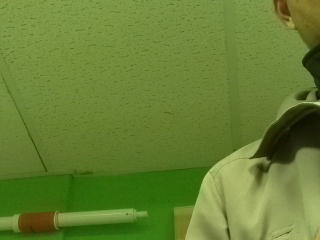
#> input picture camera_shot.jpg, 320 x 240 px
$ python -i opencv.py   (imports and definitions only)   (Python 2 division)
#> lines starting #> are read from the running program, lines starting #| are printed output that depends on the picture
#> further down, picture is the input picture: shape (240, 320, 3); mean B, G, R 51.5, 127.3, 102.7
"""Robot OpenCV and Controller Script

Retrieve camera information from stream
Communicates through sockets with a websocket server
Applies OpenCV algorithms through video stills
OpenCV results through the socket
Receives robot commands from socket

"""

import io
import socket
import struct
import datetime
import time
import sys, getopt
import numpy as np
import cv2
import urllib2

CAMERA_WIDTH = 320
CAMERA_HEIGHT = 240
face_cascade = cv2.CascadeClassifier('cascade_files/lbpcascade_frontalface.xml')
body_cascade = cv2.CascadeClassifier('cascade_files/haarcascade_fullbody.xml')
# [1 line that did not run here, left out]
# [1 line that did not run here, left out]

#general
run_loop = True
server_address = 'http://127.0.0.1'
server_port = 8000
stream = io.BytesIO()
robot_status = {}
user_commands = []
after_image = '';

#command line arguments
try:
    opts, args = getopt.getopt(sys.argv,"hs:p:",["server=","port="])
except getopt.GetoptError:
    print 'improper use of arguments'
    sys.exit(2)
# [9 lines not run here, left out]

# Start a socket listening for connections on 0.0.0.0:8000 (0.0.0.0 means
# all interfaces)
# [1 line that did not run here, left out]
# [2 lines not run here, left out]

# Accept a single connection and make a file-like object out of it
# [1 line that did not run here, left out]

def detect_face(raw_image):
    notFound = True
    robot_status ['General'] = 'No face found'
    after_image = raw_image
    gray = cv2.cvtColor(raw_image,cv2.COLOR_BGR2GRAY)
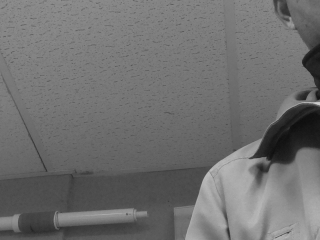
#> gray: shape (240, 320); min 14, max 206, mean 111.2
    faces = face_cascade.detectMultiScale(gray, 1.3, 5)
#> faces = ()
    for (x,y,w,h) in faces:
        if (notFound):
            cv2.rectangle(after_image,(x,y),(x+w,y+h),(255,255,0),2)
            move_command(x, y, w, h)
            notFound = False
        else:
            cv2.rectangle(after_image,(x,y),(x+w,y+h),(255,0,0),2)
#> this loop made 0 passes
#> after the loop, notFound = True

    bodies = body_cascade.detectMultiScale(gray, 1.3, 5)
#> bodies = ()
    for (x,y,w,h) in bodies:
        if (notFound):
            cv2.rectangle(after_image,(x,y),(x+w,y+h),(255,255,0),2)
            move_command(x, y, w, h)
            notFound = False
        else:
            cv2.rectangle(after_image,(x,y),(x+w,y+h),(0,255,0),2)
#> after the loop, notFound = True

#> (the run stopped early here; a loop or call above may not have finished)
